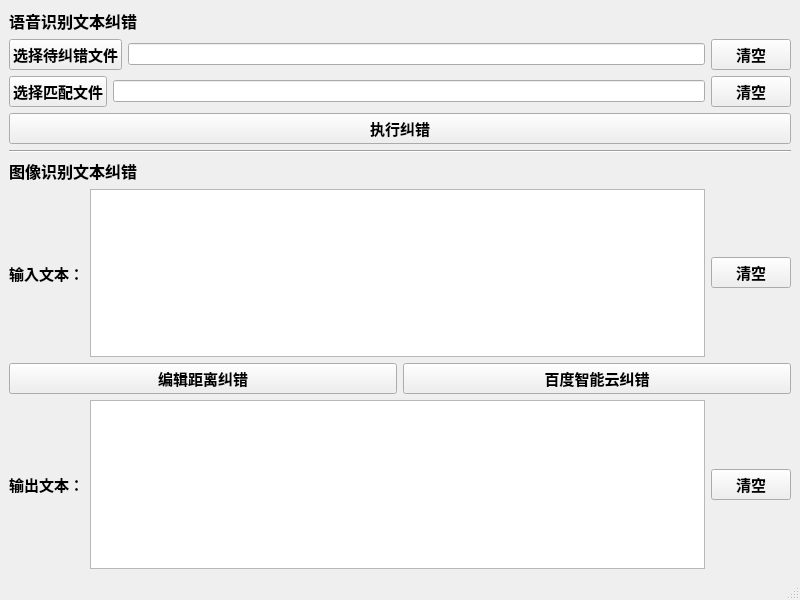
<?xml version="1.0" encoding="UTF-8"?>
<ui version="4.0">
 <class>MainWindow</class>
 <widget class="QMainWindow" name="MainWindow">
  <property name="geometry">
   <rect>
    <x>0</x>
    <y>0</y>
    <width>800</width>
    <height>600</height>
   </rect>
  </property>
  <property name="windowTitle">
   <string>MainWindow</string>
  </property>
  <widget class="QWidget" name="centralwidget">
   <layout class="QGridLayout" name="gridLayout">
    <item row="0" column="0">
     <layout class="QVBoxLayout" name="verticalLayout">
      <item>
       <widget class="QLabel" name="label">
        <property name="font">
         <font>
          <pointsize>12</pointsize>
          <weight>75</weight>
          <bold>true</bold>
         </font>
        </property>
        <property name="text">
         <string>语音识别文本纠错</string>
        </property>
       </widget>
      </item>
      <item>
       <layout class="QHBoxLayout" name="horizontalLayout">
        <item>
         <widget class="QPushButton" name="pushButton">
          <property name="font">
           <font>
            <pointsize>11</pointsize>
            <weight>75</weight>
            <bold>true</bold>
           </font>
          </property>
          <property name="text">
           <string>选择待纠错文件</string>
          </property>
         </widget>
        </item>
        <item>
         <widget class="QLineEdit" name="lineEdit"/>
        </item>
        <item>
         <widget class="QPushButton" name="pushButton_8">
          <property name="font">
           <font>
            <pointsize>11</pointsize>
            <weight>75</weight>
            <bold>true</bold>
           </font>
          </property>
          <property name="text">
           <string>清空</string>
          </property>
         </widget>
        </item>
       </layout>
      </item>
      <item>
       <layout class="QHBoxLayout" name="horizontalLayout_2">
        <item>
         <widget class="QPushButton" name="pushButton_2">
          <property name="font">
           <font>
            <pointsize>11</pointsize>
            <weight>75</weight>
            <bold>true</bold>
           </font>
          </property>
          <property name="text">
           <string>选择匹配文件</string>
          </property>
         </widget>
        </item>
        <item>
         <widget class="QLineEdit" name="lineEdit_2"/>
        </item>
        <item>
         <widget class="QPushButton" name="pushButton_9">
          <property name="font">
           <font>
            <pointsize>11</pointsize>
            <weight>75</weight>
            <bold>true</bold>
           </font>
          </property>
          <property name="text">
           <string>清空</string>
          </property>
         </widget>
        </item>
       </layout>
      </item>
      <item>
       <widget class="QPushButton" name="pushButton_3">
        <property name="font">
         <font>
          <pointsize>11</pointsize>
          <weight>75</weight>
          <bold>true</bold>
         </font>
        </property>
        <property name="text">
         <string>执行纠错</string>
        </property>
       </widget>
      </item>
      <item>
       <widget class="Line" name="line">
        <property name="orientation">
         <enum>Qt::Horizontal</enum>
        </property>
       </widget>
      </item>
      <item>
       <widget class="QLabel" name="label_2">
        <property name="font">
         <font>
          <pointsize>12</pointsize>
          <weight>75</weight>
          <bold>true</bold>
         </font>
        </property>
        <property name="text">
         <string>图像识别文本纠错</string>
        </property>
       </widget>
      </item>
      <item>
       <layout class="QHBoxLayout" name="horizontalLayout_3">
        <item>
         <widget class="QLabel" name="label_3">
          <property name="font">
           <font>
            <pointsize>11</pointsize>
            <weight>75</weight>
            <bold>true</bold>
           </font>
          </property>
          <property name="text">
           <string>输入文本：</string>
          </property>
         </widget>
        </item>
        <item>
         <widget class="QTextEdit" name="textEdit"/>
        </item>
        <item>
         <widget class="QPushButton" name="pushButton_6">
          <property name="font">
           <font>
            <pointsize>11</pointsize>
            <weight>75</weight>
            <bold>true</bold>
           </font>
          </property>
          <property name="text">
           <string>清空</string>
          </property>
         </widget>
        </item>
       </layout>
      </item>
      <item>
       <layout class="QHBoxLayout" name="horizontalLayout_4">
        <item>
         <widget class="QPushButton" name="pushButton_4">
          <property name="font">
           <font>
            <pointsize>11</pointsize>
            <weight>75</weight>
            <bold>true</bold>
           </font>
          </property>
          <property name="text">
           <string>编辑距离纠错</string>
          </property>
         </widget>
        </item>
        <item>
         <widget class="QPushButton" name="pushButton_5">
          <property name="font">
           <font>
            <pointsize>11</pointsize>
            <weight>75</weight>
            <bold>true</bold>
           </font>
          </property>
          <property name="text">
           <string>百度智能云纠错</string>
          </property>
         </widget>
        </item>
       </layout>
      </item>
      <item>
       <layout class="QHBoxLayout" name="horizontalLayout_5">
        <item>
         <widget class="QLabel" name="label_4">
          <property name="font">
           <font>
            <pointsize>11</pointsize>
            <weight>75</weight>
            <bold>true</bold>
           </font>
          </property>
          <property name="text">
           <string>输出文本：</string>
          </property>
         </widget>
        </item>
        <item>
         <widget class="QTextEdit" name="textEdit_2"/>
        </item>
        <item>
         <widget class="QPushButton" name="pushButton_7">
          <property name="font">
           <font>
            <pointsize>11</pointsize>
            <weight>75</weight>
            <bold>true</bold>
           </font>
          </property>
          <property name="text">
           <string>清空</string>
          </property>
         </widget>
        </item>
       </layout>
      </item>
     </layout>
    </item>
   </layout>
  </widget>
  <widget class="QMenuBar" name="menubar">
   <property name="geometry">
    <rect>
     <x>0</x>
     <y>0</y>
     <width>800</width>
     <height>26</height>
    </rect>
   </property>
  </widget>
  <widget class="QStatusBar" name="statusbar"/>
 </widget>
 <resources/>
 <connections>
  <connection>
   <sender>pushButton_6</sender>
   <signal>clicked()</signal>
   <receiver>textEdit</receiver>
   <slot>clear()</slot>
   <hints>
    <hint type="sourcelabel">
     <x>786</x>
     <y>301</y>
    </hint>
    <hint type="destinationlabel">
     <x>684</x>
     <y>277</y>
    </hint>
   </hints>
  </connection>
  <connection>
   <sender>pushButton_7</sender>
   <signal>clicked()</signal>
   <receiver>textEdit_2</receiver>
   <slot>clear()</slot>
   <hints>
    <hint type="sourcelabel">
     <x>786</x>
     <y>499</y>
    </hint>
    <hint type="destinationlabel">
     <x>676</x>
     <y>482</y>
    </hint>
   </hints>
  </connection>
  <connection>
   <sender>pushButton_8</sender>
   <signal>clicked()</signal>
   <receiver>lineEdit</receiver>
   <slot>clear()</slot>
   <hints>
    <hint type="sourcelabel">
     <x>742</x>
     <y>69</y>
    </hint>
    <hint type="destinationlabel">
     <x>681</x>
     <y>82</y>
    </hint>
   </hints>
  </connection>
  <connection>
   <sender>pushButton_9</sender>
   <signal>clicked()</signal>
   <receiver>lineEdit_2</receiver>
   <slot>clear()</slot>
   <hints>
    <hint type="sourcelabel">
     <x>728</x>
     <y>120</y>
    </hint>
    <hint type="destinationlabel">
     <x>671</x>
     <y>118</y>
    </hint>
   </hints>
  </connection>
 </connections>
</ui>
